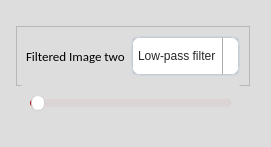
               <widget class="QGroupBox" name="groupBox_5">
                <property name="styleSheet">
                 <string notr="true">QGroupBox {
  width: 65vw;
  height: 90vh;
  background-color:#dddddd;
  border-radius: 15px;
  padding: 5px; /* Adjust padding as needed */
  margin-right: 5px;
}

/* You may need to adjust the sub-controls styles based on your specific requirements */
QGroupBox::title {
  subcontrol-origin: margin;
  subcontrol-position: top center;
  padding: 0 3px;
}

QGroupBox::indicator {
  width: 13px;
  height: 13px;
}


</string>
                </property>
                <property name="title">
                 <string/>
                </property>
                <layout class="QGridLayout" name="gridLayout_60">
                 <item row="0" column="0">
                  <layout class="QVBoxLayout" name="verticalLayout_33">
                   <item>
                    <widget class="QFrame" name="frame_23">
                     <property name="minimumSize">
                      <size>
                       <width>0</width>
                       <height>60</height>
                      </size>
                     </property>
                     <property name="maximumSize">
                      <size>
                       <width>16777215</width>
                       <height>40</height>
                      </size>
                     </property>
                     <property name="frameShape">
                      <enum>QFrame::StyledPanel</enum>
                     </property>
                     <property name="frameShadow">
                      <enum>QFrame::Raised</enum>
                     </property>
                     <layout class="QGridLayout" name="gridLayout_69">
                      <item row="0" column="0">
                       <widget class="QLabel" name="label_22">
                        <property name="minimumSize">
                         <size>
                          <width>0</width>
                          <height>30</height>
                         </size>
                        </property>
                        <property name="font">
                         <font>
                          <family>Calibri</family>
                          <pointsize>10</pointsize>
                         </font>
                        </property>
                        <property name="text">
                         <string>Filtered Image two</string>
                        </property>
                       </widget>
                      </item>
                      <item row="0" column="1">
                       <layout class="QHBoxLayout" name="horizontalLayout_33">
                        <property name="leftMargin">
                         <number>0</number>
                        </property>
                        <property name="topMargin">
                         <number>0</number>
                        </property>
                        <property name="rightMargin">
                         <number>0</number>
                        </property>
                        <property name="bottomMargin">
                         <number>0</number>
                        </property>
                        <item>
                         <widget class="QComboBox" name="filter_type_combobox_2">
                          <property name="minimumSize">
                           <size>
                            <width>0</width>
                            <height>40</height>
                           </size>
                          </property>
                          <property name="styleSheet">
                           <string notr="true">QComboBox, QFontComboBox {
    border-width: 2px;
    border-radius: 8px;
    border-style: solid;
    border-top-color: qlineargradient(spread:pad, x1:0.5, y1:1, x2:0.5, y2:0, stop:0 #c1c9cf, stop:1 #d2d8dd);
    border-right-color: qlineargradient(spread:pad, x1:0, y1:0, x2:1, y2:0, stop:0 #c1c9cf, stop:1 #d2d8dd);
    border-bottom-color: qlineargradient(spread:pad, x1:0.5, y1:0, x2:0.5, y2:1, stop:0 #c1c9cf, stop:1 #d2d8dd);
    border-left-color: qlineargradient(spread:pad, x1:1, y1:0, x2:0, y2:0, stop:0 #c1c9cf, stop:1 #d2d8dd);
    background-color: #f4f4f4;
    color: #272727;
    padding-left: 5px;
}
QComboBox:editable, QComboBox:!editable, QComboBox::drop-down:editable, QComboBox:!editable:on, QComboBox::drop-down:editable:on {
    background: rgb(255, 255, 255);
}
QComboBox::drop-down {
    subcontrol-origin: padding;
    subcontrol-position: top right;
    width: 15px;
    color: #272727;
    border-left-width: 1px;
    border-left-color: darkgray;
    border-left-style: solid;
    border-top-right-radius: 3px;
    border-bottom-right-radius: 3px;
}
QComboBox::down-arrow {
    image: url(/usr/share/icons/Adwaita/16x16/actions/go-down-symbolic.symbolic.png); /*Adawaita icon thene*/
}

QComboBox::down-arrow:on {
    top: 1px;
    left: 1px;
}
QComboBox QAbstractItemView {
    border: 1px solid darkgray;
    border-radius: 8px;
    selection-background-color: #dadada;
    selection-color: #272727;
    color: #272727;
    background: white;
}</string>
                          </property>
                          <item>
                           <property name="text">
                            <string>Low-pass filter</string>
                           </property>
                          </item>
                          <item>
                           <property name="text">
                            <string>High-pass filter</string>
                           </property>
                          </item>
                         </widget>
                        </item>
                       </layout>
                      </item>
                     </layout>
                    </widget>
                   </item>
                   <item>
                    <layout class="QHBoxLayout" name="horizontalLayout_10">
                     <item>
                      <widget class="QGroupBox" name="groupBox_33">
                       <property name="styleSheet">
                        <string notr="true">QGroupBox {
    border: none; /* or border: 0; */
}

QGroupBox::title {
    subcontrol-origin: margin;
    subcontrol-position: top left;
    padding: 0 5px; /* Optional padding for the title */
}

</string>
                       </property>
                       <property name="title">
                        <string/>
                       </property>
                       <layout class="QGridLayout" name="gridLayout_70">
                        <item row="1" column="0">
                         <widget class="PlotWidget" name="filtered_hybrid_image_2" native="true"/>
                        </item>
                        <item row="0" column="0">
                         <widget class="QSlider" name="hybrid_filter_slider_2">
                          <property name="styleSheet">
                           <string notr="true">QSlider::groove {
    border: 1px solid #bbbbbb;
    background-color: #52595d;
    border-radius: 4px;
}
QSlider::groove:horizontal {
    height: 6px;
}
QSlider::groove:vertical {
    width: 6px;
}
QSlider::handle:horizontal {
    background: #ffffff;
    border-style: solid;
    border-width: 1px;
    border-color: rgb(207,207,207);
    width: 12px;
    margin: -5px 0;
    border-radius: 7px;
}
QSlider::handle:vertical {
    background: #ffffff;
    border-style: solid;
    border-width: 1px;
    border-color: rgb(207,207,207);
    height: 12px;
    margin: 0 -5px;
    border-radius: 7px;
}
QSlider::add-page, QSlider::sub-page {
    border: 1px transparent;
    background-color: #52595d;
    border-radius: 4px;
}
QSlider::add-page:horizontal {
    background: qlineargradient(spread:pad, x1:0, y1:0, x2:0, y2:1, stop:0 #ddd5d5, stop:0.5 #dad3d3, stop:1 #ddd5d5);
}
QSlider::sub-page:horizontal {
    background-color: qlineargradient(spread:pad, x1:0, y1:0, x2:1, y2:0, stop:0  rgb(182, 13, 13), stop:0.5  rgb(182, 13, 13), stop:1  rgb(182, 13, 13));
}
</string>
                          </property>
                          <property name="orientation">
                           <enum>Qt::Horizontal</enum>
                          </property>
                         </widget>
                        </item>
                       </layout>
                      </widget>
                     </item>
                    </layout>
                   </item>
                  </layout>
                 </item>
                </layout>
               </widget>
